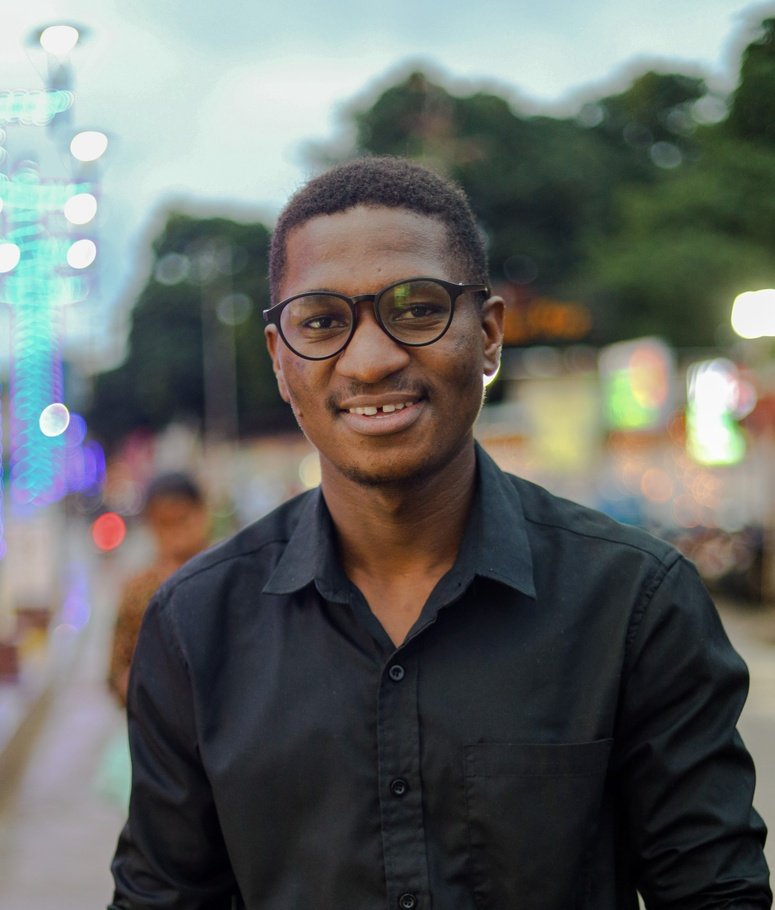
#> input picture pic.jpg, 775 x 910 px, shrunk from 3292 x 3863 before the run, found by its file name
$ jupyter execute color_histogram.ipynb
#> lines starting #> are read from the running program, lines starting #| are printed output that depends on the picture
[cell 1]
import cv2
import matplotlib.pyplot as plt

[cell 2]
#Read the image from openCV library
image = cv2.imread("pic.jpg")
#> image is the input picture: shape (910, 775, 3); mean B, G, R 99.8, 103.3, 100.2

#Split the image into its color channels
channels = cv2.split(image)
colors = ("b", "g", "r")

# We are going to loop through the channels of the image
for (channel, color) in zip(channels, colors):
    #Calculate the histogram
    hist = cv2.calcHist([channel], [0], None, [256], [0, 256])
    # Plot the histogram all together
    plt.plot(hist, color=color)
#> this loop made 3 passes
#> color on passes 1 to 3: 'b', 'g', 'r'
plt.show()
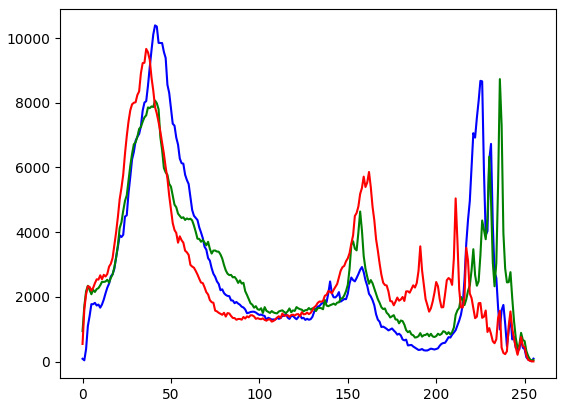
#> figure drawn by matplotlib, 1 panel; curve peaks at x = 41, y = 10391; curve peaks at x = 236, y = 8731; curve peaks at x = 36, y = 9664

    # [6 lines of commented-out code are left out]
